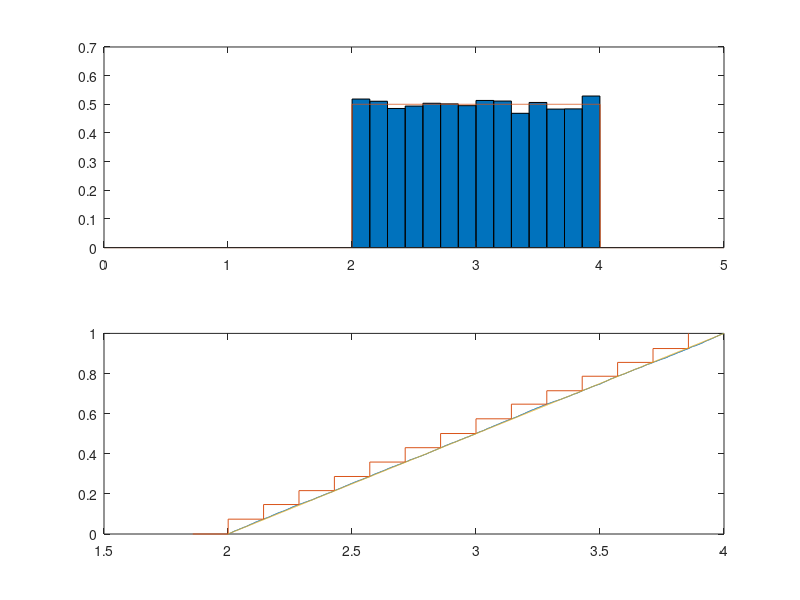

The MATLAB source for this figure:
clear
clc

%Выборка равномерного распределения
N=10000;
X=2+(4-2)*rand(N,1);

%Выборочное среднее, дисперсия и среднеквадратичное отклонение
Mean = mean(X);
Var = var(X);
SrOtkl = sqrt(Var);

%Среднее
X_mean_array = 0:1:1000;
X_var_array = 0:1:1000;

for i=1:1000
    X=2+(4-2)*rand(10000,1);
    X_mean = mean(X);
    X_var = var(X);
    X_mean_array(i) = X_mean;
    X_var_array(i) = X_var;
end
clear X_mean;
clear X_var;

M = mean(X_mean_array);
V = mean(X_var_array);

%Кол-во интервалов
r=floor(log2(N))+1;

%Min и Max значения выборки
X_max = max(X);
X_min = min(X);

%Ширина каждого интервала групировки
h=(X_max-X_min)/r;

%Создание интервалов
for i=0:r
    Z(i+1)=X_min+i*h;
end
clear 'i'


for i=1:r
    Zmean(i) = Z(i+1)-h/2;
end
clear 'i';
%Построение гистограмы
U= hist(X,Zmean);
H=U/(h*N);

%Набор точек для вычисления и плотность вероятности
x = [0:0.001:5];
y = [2:0.001:4];
pdf_uni = pdf('Uniform',x,2,4);

%Эмпирическая функция распределения
%Несгруппированные данные
X_sort = sort(X);
T=1/N:1/N:1;
% %Сгруппированные данные
current = 0;
% S=2:2/r:4;
for i=1:r
    S1(i) = current/N;
    current = current + U(i);
end
S1(r+1)=1;


uni_cdf = cdf('Uniform',y,2,4);
figure;
subplot(2,1,1);
bar(Zmean,H,1);
hold on;
plot(x,pdf_uni);
hold off;
subplot(2,1,2);
stairs(X_sort,T);
hold on;
stairs(Z-h,S1);
hold on;
plot(y,uni_cdf);

